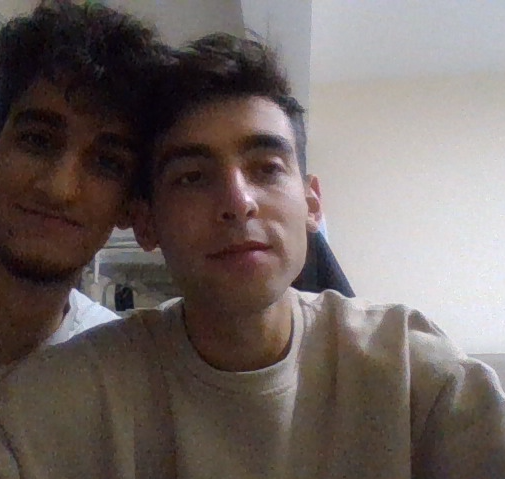
#> input picture yeniden_boyutlandırma/lorem.png, 505 x 479 px
$ python 'yenidenboyutlandır.py'
#> lines starting #> are read from the running program, lines starting #| are printed output that depends on the picture
import cv2

img=cv2.imread("lorem.png",0)
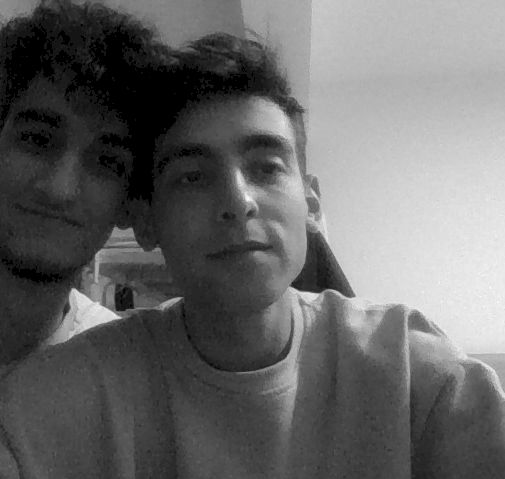
#> img: shape (479, 505); min 0, max 249, mean 103

resimboyutu=img.shape
#> resimboyutu = (479, 505)
cv2.imshow("boyutlandirmamis hali",img)

imgResized=cv2.resize(img,(800,800))
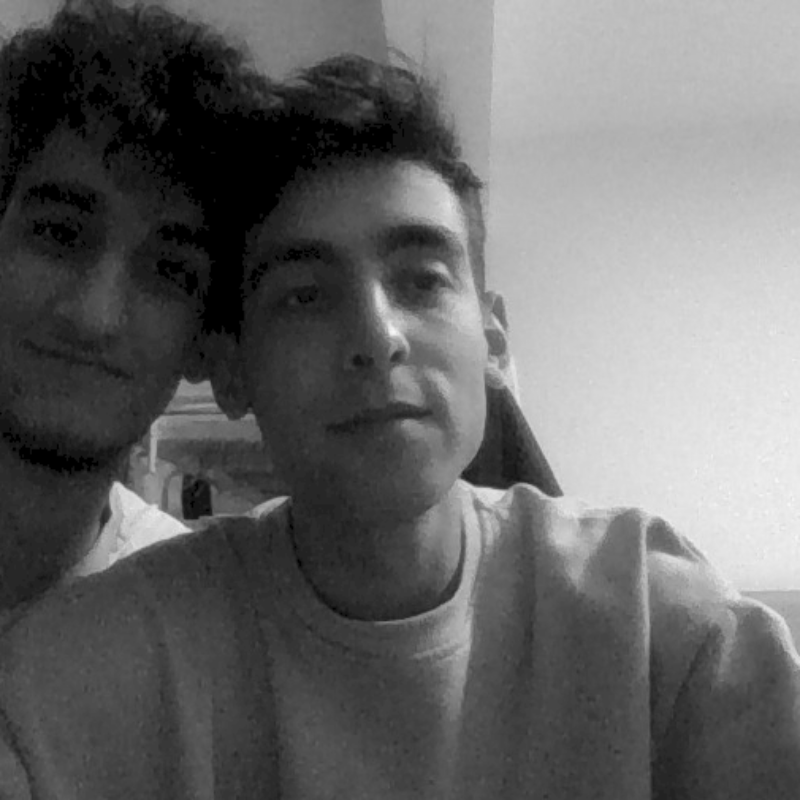
#> imgResized: shape (800, 800); min 0, max 247, mean 102.9
cv2.imshow("resiz edilmis hali",imgResized)  #0x0 full ekran için yazılır

imgCropped=img[:200,:200]
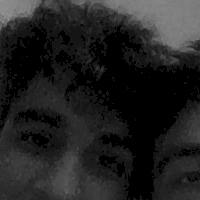
#> imgCropped: shape (200, 200); min 0, max 147, mean 33.5
cv2.imshow("kirpilmis foto", imgCropped)
